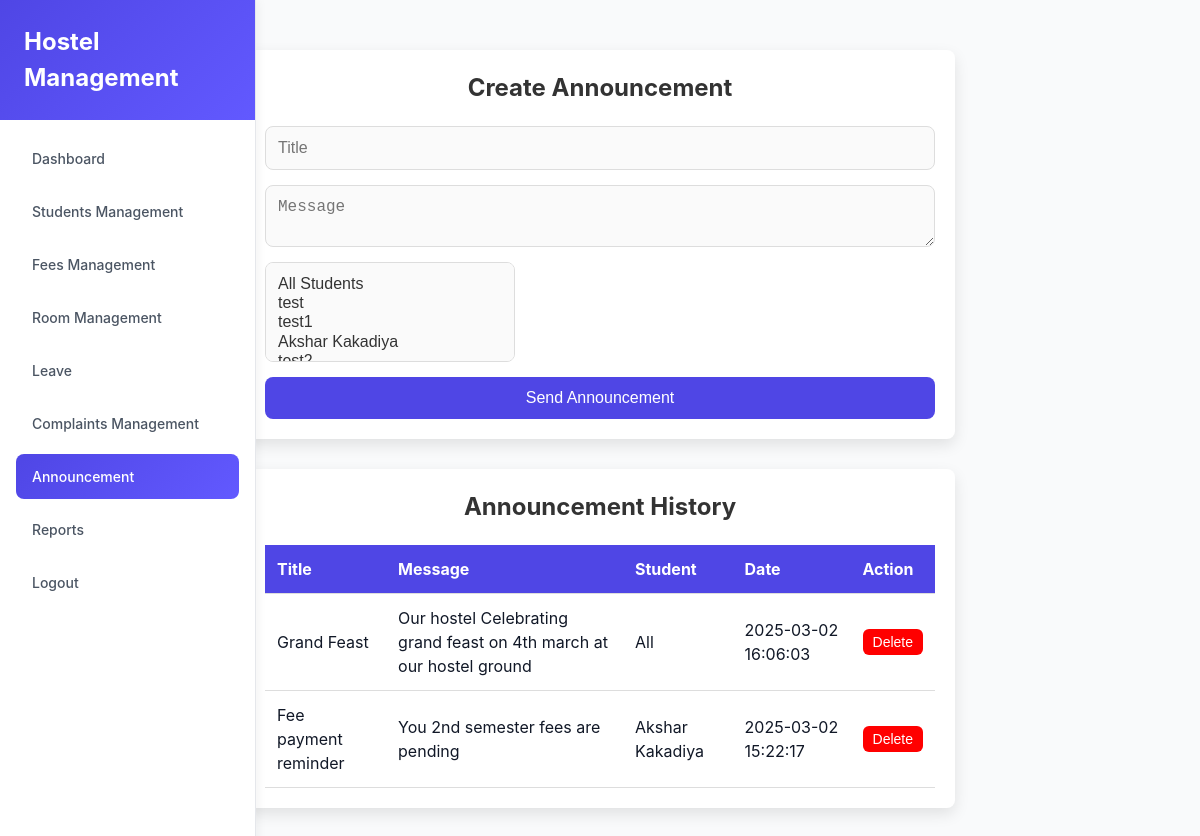
Screenshot of /notification.php with the database file from the repository.
### tables this page shows
CREATE TABLE IF NOT EXISTS `notifications` (
  `id` int NOT NULL AUTO_INCREMENT,
  `title` varchar(100) NOT NULL,
  `message` text NOT NULL,
  `student_id` int DEFAULT NULL,
  `date_time` timestamp NULL DEFAULT CURRENT_TIMESTAMP,
  `created_at` datetime DEFAULT CURRENT_TIMESTAMP,
  PRIMARY KEY (`id`)
);

CREATE TABLE IF NOT EXISTS `student_log` (
  `id` int NOT NULL AUTO_INCREMENT,
  `name` varchar(100) NOT NULL,
  `email` varchar(100) NOT NULL,
  `password` varchar(255) NOT NULL,
  `guardian_name` varchar(100) NOT NULL,
  `guardian_mobile` varchar(15) NOT NULL,
  `user_mobile` varchar(15) NOT NULL,
  `course` varchar(100) NOT NULL,
  `college_year` varchar(10) NOT NULL,
  `college_name` varchar(100) NOT NULL,
  `birthday` date NOT NULL,
  `age` int NOT NULL,
  `address` text NOT NULL,
  `starting_date` date NOT NULL,
  `room_number` varchar(50) DEFAULT NULL,
  `status` int DEFAULT '0',
  PRIMARY KEY (`id`),
  UNIQUE KEY `email` (`email`)
);

### notification.php (the view, shortened to what this page needs)
<?php
$conn = new mysqli("localhost", "root", "", "ms");
function getStudents($conn) {
    $sql = "SELECT id, name FROM student_log";
    return $conn->query($sql);
}
?>
<!DOCTYPE html>
<html lang="en">
<head>
</head>
<body>
    <div class="sidebar">
        <div class="sidebar-header"><h1>Hostel Management</h1></div>
        <div class="sidebar-nav">
            <a href="dashboard.php" class="nav-item">Dashboard</a>
            <a href="student.php" class="nav-item">Students Management</a>
            <a href="fees.php" class="nav-item">Fees Management</a>
            <a href="rooms.php" class="nav-item">Room Management</a>
            <a href="leave.php" class="nav-item">Leave</a>
            <a href="complaints.php" class="nav-item">Complaints Management</a>
            <a href="notification.php" class="nav-item active">Announcement</a>
            <a href="report.php" class="nav-item">Reports</a>
            <a href="index.php" class="nav-item">Logout</a>
        </div>
    </div>
    <div class="content">
        <div class="container">
            <h2>Create Announcement</h2>
            <form method="post">
                <input type="text" name="title" placeholder="Title" required>
                <textarea name="message" placeholder="Message" required></textarea>
                <select name="students[]" multiple>
                    <option value="all">All Students</option>
                    <?php $students = getStudents($conn); while ($row = $students->fetch_assoc()) {
                        echo "<option value='{$row['id']}'>{$row['name']}</option>";
                    } ?>
                </select>
                <button type="submit" name="announce">Send Announcement</button>
            </form>
        </div>
        <div class="container">
            <h2>Announcement History</h2>
            <table>
                <thead>
                    <tr>
                        <th>Title</th>
                        <th>Message</th>
                        <th>Student</th>
                        <th>Date</th>
                        <th>Action</th>
                    </tr>
                </thead>
                <tbody>
                    <?php
                    $history = $conn->query("SELECT n.*, s.name FROM notifications n LEFT JOIN student_log s ON n.student_id = s.id ORDER BY date_time DESC");
                    while ($row = $history->fetch_assoc()) {
                        echo "<tr>
                            <td>{$row['title']}</td>
                            <td>{$row['message']}</td>
                            <td>" . ($row['name'] ?? 'All') . "</td>
                            <td>{$row['date_time']}</td>
                            <td>
                                <form method='post'>
                                    <input type='hidden' name='announcement_id' value='{$row['id']}'>
                                    <button type='submit' name='delete_announcement'>Delete</button>
                                </form>
                            </td>
                        </tr>";
                    } ?>
                </tbody>
            </table>
        </div>
    </div>
</body>
</html>

### notification.php (style rules this page uses)
* { margin: 0; padding: 0; box-sizing: border-box; }
body { font-family: -apple-system, BlinkMacSystemFont, "Segoe UI", Roboto, "Helvetica Neue", Arial, sans-serif; background-color: rgb(249, 250, 251); color: rgb(17, 24, 39); line-height: 1.5; }
.sidebar { width: 256px; background-color: white; border-right: 1px solid rgb(229, 231, 235); display: flex; flex-direction: column; position: fixed; top: 0; bottom: 0; box-shadow: 2px 0 10px rgba(0, 0, 0, 0.05); }
.sidebar-header { padding: 1.5rem; background: linear-gradient(135deg, rgb(79, 70, 229), rgb(98, 89, 255)); color: white; }
.sidebar-header h1 { font-size: 1.5rem; font-weight: 700; }
.sidebar-nav { flex: 1; padding: 1rem; }
.nav-item { width: 100%; display: flex; align-items: center; padding: 0.75rem 1rem; margin-bottom: 0.5rem; border-radius: 0.5rem; color: rgb(75, 85, 99); font-size: 0.875rem; font-weight: 500; text-decoration: none; transition: all 0.3s ease; }
.nav-item.active { background: linear-gradient(135deg, rgb(79, 70, 229), rgb(98, 89, 255)); color: white; }
.content { margin: 30px auto; padding: 20px; max-width: 750px; }
.container { background-color: white; padding: 20px; border-radius: 8px; box-shadow: 0px 6px 15px rgba(0, 0, 0, 0.1); margin-bottom: 30px; }
h2 { text-align: center; color: #333; margin-bottom: 20px; }
form { display: flex; flex-direction: column; gap: 15px; }
input, textarea { padding: 12px; border: 1px solid #ddd; border-radius: 8px; font-size: 16px; color: #333; background-color: #fafafa; }
select { padding: 12px; height: 100px; width: 250px; border: 1px solid #ddd; border-radius: 8px; font-size: 16px; color: #333; background-color: #fafafa; }
textarea { resize: vertical; }
button { background-color: #4f46e5; color: white; border: none; padding: 12px; font-size: 16px; cursor: pointer; border-radius: 8px; transition: background-color 0.3s ease; }
table { width: 100%; border-collapse: collapse; margin-top: 20px; }
th, td { padding: 12px; text-align: left; border-bottom: 1px solid #ddd; font-size: 16px; }
th { background-color: #4f46e5; color: white; }
td button { background-color: red; color: white; padding: 5px 10px; font-size: 14px; cursor: pointer; border: none; border-radius: 6px; transition: background-color 0.3s ease; }

### rows the page displays
notifications: title "Grand Feast", message "Our hostel Celebrating grand feast on 4th march at our hostel ground", name "All", date_time "2025-03-02 16:06:03"
notifications: title "Fee payment reminder", message "You 2nd semester fees are pending", student_log.name "Akshar Kakadiya", date_time "2025-03-02 15:22:17"
